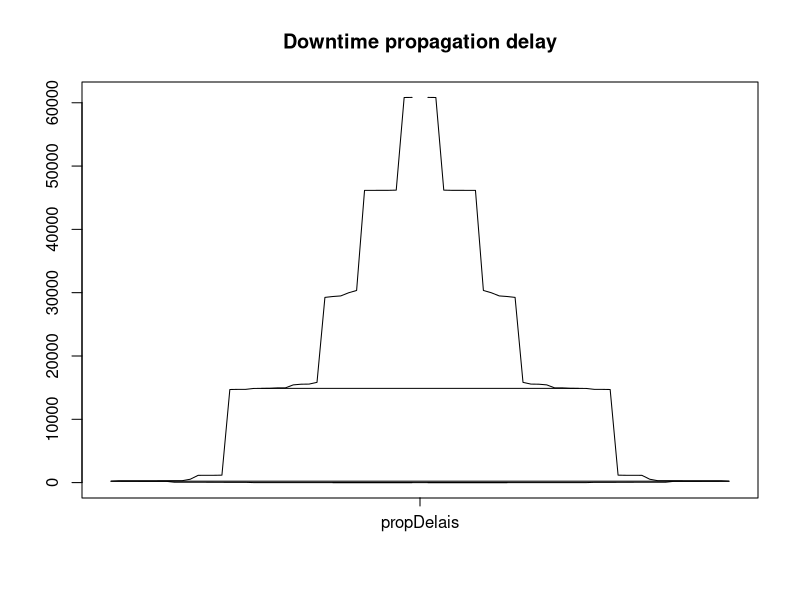
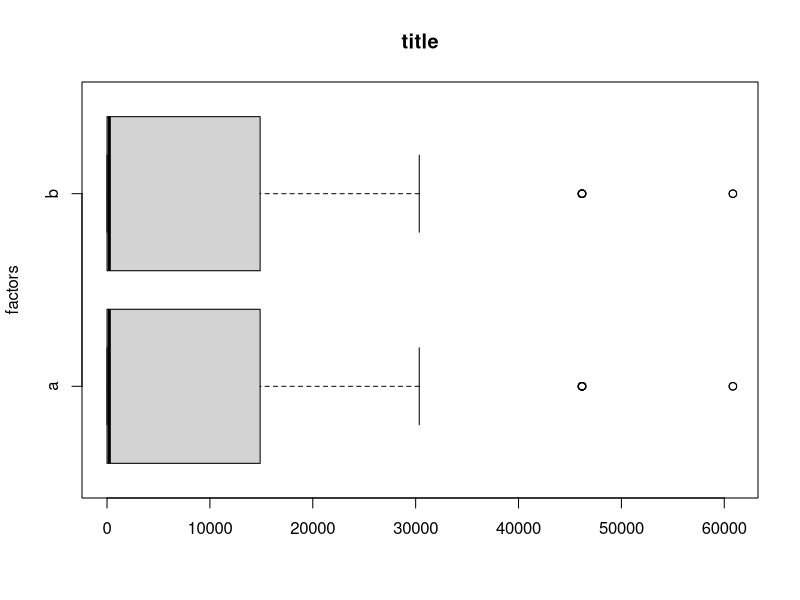

These figures' R source, in order:
propDelais <- c(0,0,60846,29988,14728,14890,0,15542,0,15834,14953,15560,14726,15434,529,14871,0,0,60830,14956,14704,14883,0,0,1174,301,59,215,0,46197,299,57,215,0,0,46169,292,55,206,0,1153,286,48,201,0,0,46165,288,55,203,0,1152,287,45,199,0,41,0,46163,287,57,220,0,0,1149,287,41,198,0,46161,291,41,195,0,30350,29488,29255,29395)
netSize <- c(0,0,0,0,0,0,0,0,0,0,0,0,0,0,0,0,0,0,0,0)


library(Hmisc)
bpplot(propDelais,main="Downtime propagation delay")
boxplot(propDelais, propDelais, names = c("a", "b"), horizontal = TRUE, ylab = "factors", main = "title")
